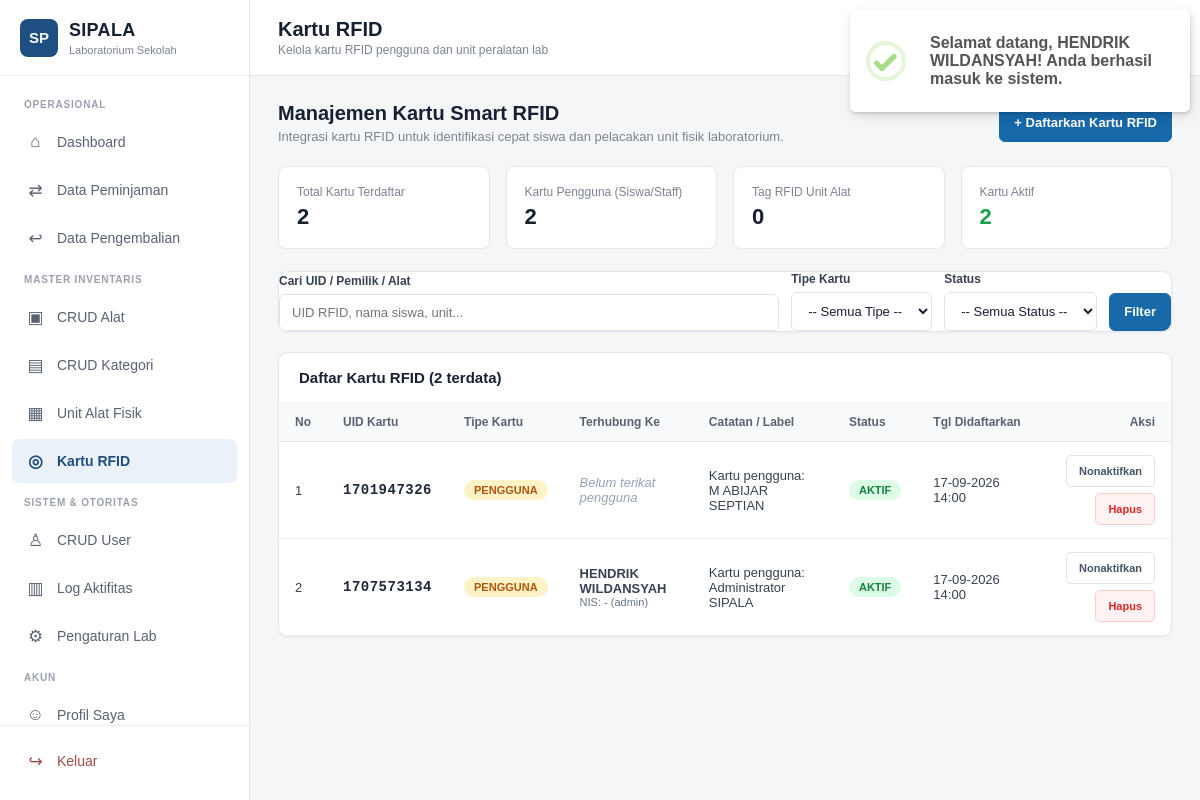
The page /admin/rfid/index.php (signed in) on the database its author committed.
### tables this page shows
CREATE TABLE `rfid_cards` (
  `id` int(10) unsigned NOT NULL AUTO_INCREMENT,
  `user_id` int(10) unsigned DEFAULT NULL,
  `unit_id` int(10) unsigned DEFAULT NULL,
  `uid` varchar(100) NOT NULL,
  `tipe` enum('user','alat') NOT NULL DEFAULT 'user',
  `status` enum('aktif','nonaktif') NOT NULL DEFAULT 'aktif',
  `catatan` varchar(255) DEFAULT NULL,
  `created_at` timestamp NOT NULL DEFAULT current_timestamp(),
  `updated_at` timestamp NOT NULL DEFAULT current_timestamp() ON UPDATE current_timestamp(),
  PRIMARY KEY (`id`),
  UNIQUE KEY `uid` (`uid`),
  KEY `idx_rfid_user` (`user_id`),
  KEY `idx_rfid_unit` (`unit_id`),
  KEY `idx_rfid_status` (`status`),
  CONSTRAINT `fk_rfid_unit` FOREIGN KEY (`unit_id`) REFERENCES `unit_peralatan` (`id`) ON DELETE SET NULL,
  CONSTRAINT `fk_rfid_user` FOREIGN KEY (`user_id`) REFERENCES `users` (`id`) ON DELETE SET NULL
);

CREATE TABLE `users` (
  `id` int(10) unsigned NOT NULL AUTO_INCREMENT,
  `nama` varchar(100) NOT NULL,
  `nis` varchar(32) DEFAULT NULL,
  `username` varchar(50) NOT NULL,
  `password` varchar(255) NOT NULL,
  `role` enum('admin','petugas','peminjam') NOT NULL DEFAULT 'peminjam',
  `kelas` varchar(50) DEFAULT NULL,
  `rfid_uid` varchar(100) DEFAULT NULL,
  `no_hp` varchar(25) DEFAULT NULL,
  `alamat` text DEFAULT NULL,
  `foto` varchar(255) DEFAULT NULL,
  `status` enum('aktif','nonaktif') NOT NULL DEFAULT 'aktif',
  `created_at` timestamp NOT NULL DEFAULT current_timestamp(),
  `updated_at` timestamp NOT NULL DEFAULT current_timestamp() ON UPDATE current_timestamp(),
  PRIMARY KEY (`id`),
  UNIQUE KEY `uq_users_username` (`username`),
  UNIQUE KEY `uq_users_nis` (`nis`),
  UNIQUE KEY `uq_users_rfid` (`rfid_uid`),
  KEY `idx_users_role_status` (`role`,`status`),
  KEY `idx_users_nama` (`nama`)
);

### includes/functions.php (called while the page is built, shortened)
<?php
if (!function_exists('e')) {
    function e(mixed $v): string {
        return htmlspecialchars((string)($v ?? ''), ENT_QUOTES, 'UTF-8');
    }
}

### admin/rfid/index.php (the view, shortened to what this page needs)
<?php
require_once __DIR__ . '/../includes/admin.php';
$search = trim((string)($_GET['q'] ?? ''));
$sql = "
    SELECT r.*,
           u.nama AS nama_user, u.nis, u.role AS role_user,
           eq.kode_unit, p.nama_barang
    FROM rfid_cards r
    LEFT JOIN users u ON u.id = r.user_id
    LEFT JOIN unit_peralatan eq ON eq.id = r.unit_id
    LEFT JOIN peralatan p ON p.id = eq.peralatan_id
    WHERE 1=1
";
$params = [];
$sql .= " ORDER BY r.id DESC";
$stmt = $pdo->prepare($sql);
$stmt->execute($params);
$cards = $stmt->fetchAll();
$totalCards = (int)$pdo->query("SELECT COUNT(*) FROM rfid_cards")->fetchColumn();
$userCards = (int)$pdo->query("SELECT COUNT(*) FROM rfid_cards WHERE tipe = 'user'")->fetchColumn();
$unitCards = (int)$pdo->query("SELECT COUNT(*) FROM rfid_cards WHERE tipe = 'alat'")->fetchColumn();
$activeCards = (int)$pdo->query("SELECT COUNT(*) FROM rfid_cards WHERE status = 'aktif'")->fetchColumn();
?>
<div class="head">
    <div>
        <h2>Manajemen Kartu Smart RFID</h2>
        <p>Integrasi kartu RFID untuk identifikasi cepat siswa dan pelacakan unit fisik laboratorium.</p>
    </div>
    <button type="button" class="btn btn-primary" onclick="openRegisterRfidModal()">+ Daftarkan Kartu RFID</button>
</div>
<div class="stats">
    <div class="stat"><small>Total Kartu Terdaftar</small><strong><?= $totalCards ?></strong></div>
    <div class="stat"><small>Kartu Pengguna (Siswa/Staff)</small><strong><?= $userCards ?></strong></div>
    <div class="stat"><small>Tag RFID Unit Alat</small><strong><?= $unitCards ?></strong></div>
    <div class="stat"><small>Kartu Aktif</small><strong style="color:#16a34a;"><?= $activeCards ?></strong></div>
</div>
<div class="panel" style="margin-bottom:20px;">
    <form method="GET" action="index.php" style="display:flex;gap:12px;flex-wrap:wrap;align-items:flex-end;">
        <div class="field" style="flex:1;min-width:200px;">
            <label>Cari UID / Pemilik / Alat</label>
            <input type="text" name="q" placeholder="UID RFID, nama siswa, unit..." value="<?= e($search) ?>">
        </div>
        <div class="field" style="min-width:140px;">
            <label>Tipe Kartu</label>
            <select name="tipe">
                <option value="">-- Semua Tipe --</option>
            </select>
        </div>
        <div class="field" style="min-width:140px;">
            <label>Status</label>
            <select name="status">
                <option value="">-- Semua Status --</option>
            </select>
        </div>
        <div style="display:flex;gap:6px;">
            <button type="submit" class="btn btn-primary" style="height:38px;">Filter</button>
        </div>
    </form>
</div>
<div class="panel">
    <div class="panel-title">Daftar Kartu RFID (<?= count($cards) ?> terdata)</div>
    <div class="table-wrap">
        <table>
            <thead>
                <tr>
                    <th style="width:40px;">No</th>
                    <th>UID Kartu</th>
                    <th>Tipe Kartu</th>
                    <th>Terhubung Ke</th>
                    <th>Catatan / Label</th>
                    <th>Status</th>
                    <th>Tgl Didaftarkan</th>
                    <th style="text-align:right;">Aksi</th>
                </tr>
            </thead>
            <tbody>
                <?php if (!$cards): ?>
                    <tr>
                        <td colspan="8"><div class="empty">Belum ada kartu RFID yang terdaftar.</div></td>
                    </tr>
                <?php else: ?>
                    <?php foreach ($cards as $i => $c): ?>
                        <tr>
                            <td><?= $i + 1 ?></td>
                            <td>
                                <strong style="font-family:monospace;font-size:14px;letter-spacing:0.5px;color:#1e293b;"><?= e($c['uid']) ?></strong>
                            </td>
                            <td>
                                <span class="badge <?= $c['tipe'] === 'user' ? 'peminjam' : 'admin' ?>">
                                    <?= $c['tipe'] === 'user' ? 'Pengguna' : 'Unit Alat' ?>
                                </span>
                            </td>
                            <td>
                                <?php if ($c['tipe'] === 'user'): ?>
                                    <?php if ($c['nama_user']): ?>
                                        <strong><?= e($c['nama_user']) ?></strong>
                                        <div style="font-size:11px;color:#64748b;">NIS: <?= e($c['nis'] ?: '-') ?> (<?= e($c['role_user']) ?>)</div>
                                    <?php else: ?>
                                        <span style="color:#94a3b8;font-style:italic;">Belum terikat pengguna</span>
                                    <?php endif; ?>
                                <?php endif; ?>
                            </td>
                            <td><?= e($c['catatan'] ?: '-') ?></td>
                            <td>
                                <span class="badge <?= $c['status'] === 'aktif' ? 'aktif' : 'nonaktif' ?>">
                                    <?= e($c['status']) ?>
                                </span>
                            </td>
                            <td><?= e(date('d-m-Y H:i', strtotime($c['created_at']))) ?></td>
                            <td style="text-align:right;">
                                <div class="actions" style="justify-content:flex-end;">
                                    <form method="POST" action="index.php" style="display:inline;">
                                        <button type="submit" class="btn btn-sm" style="font-size:11px;">
                                            <?= $c['status'] === 'aktif' ? 'Nonaktifkan' : 'Aktifkan' ?>
                                        </button>
                                    </form>
                                    <form method="POST" action="index.php" style="display:inline;" onsubmit="return confirm('Hapus kartu RFID <?= e($c['uid']) ?>?');">
                                        <button type="submit" class="btn btn-sm btn-danger" style="font-size:11px;">Hapus</button>
                                    </form>
                                </div>
                            </td>
                        </tr>
                    <?php endforeach; ?>
                <?php endif; ?>
            </tbody>
        </table>
    </div>
</div>

### admin/includes/admin.php (style rules this page uses)
* { box-sizing: border-box; margin: 0; padding: 0; }
body { font-family: Arial, Helvetica, sans-serif; background: #f4f6f8; color: #1f2937; overflow-x: hidden; }
.head { display: flex; align-items: center; justify-content: space-between; margin-bottom: 22px; gap: 16px; flex-wrap: wrap; }
.head h2 { margin: 0; font-size: 20px; color: #172033; font-weight: 700; }
.head p { margin: 4px 0 0; font-size: 13px; color: #7b8492; }
.panel { background: #ffffff; border-radius: 10px; border: 1px solid #e3e7eb; box-shadow: 0 1px 3px rgba(0,0,0,0.04); overflow: hidden; margin-bottom: 22px; }
.panel-title { padding: 16px 20px; font-size: 15px; font-weight: 600; color: #172033; border-bottom: 1px solid #edf0f2; display: flex; align-items: center; justify-content: space-between; flex-wrap: wrap; gap: 10px; }
.table-wrap { overflow-x: auto; -webkit-overflow-scrolling: touch; width: 100%; }
table { width: 100%; min-width: 600px; border-collapse: collapse; font-size: 13px; text-align: left; }
th { background: #f8fafc; color: #596273; font-weight: 600; padding: 12px 16px; border-bottom: 1px solid #e5e7eb; font-size: 12px; white-space: nowrap; }
td { padding: 13px 16px; border-bottom: 1px solid #edf0f2; color: #374151; vertical-align: middle; }
.btn { display: inline-flex; align-items: center; justify-content: center; gap: 6px; padding: 8px 14px; border-radius: 6px; font-size: 13px; font-weight: 600; cursor: pointer; border: 1px solid #dfe3e8; background: #ffffff; color: #475569; transition: all 0.15s ease; text-decoration: none; line-height: 1.3; min-height: 38px; }
.btn-sm { padding: 6px 12px; font-size: 12px; border-radius: 5px; min-height: 32px; }
.btn-primary { background: #1769AA; color: #ffffff; border-color: #1769AA; }
.btn-danger { background: #fef2f2; color: #dc2626; border-color: #fecaca; }
.actions { display: flex; align-items: center; gap: 6px; flex-wrap: wrap; }
.badge { display: inline-flex; align-items: center; padding: 4px 10px; border-radius: 20px; font-size: 11px; font-weight: 700; text-transform: uppercase; white-space: nowrap; }
.badge.aktif { background: #dcfce7; color: #15803d; }
.badge.peminjam { background: #fef3c7; color: #b45309; }
.field { display: flex; flex-direction: column; gap: 6px; }
.field label { font-size: 12px; font-weight: 600; color: #374151; }
.field input, .field select, .field textarea { padding: 10px 12px; border: 1px solid #dfe3e8; border-radius: 6px; font-size: 13px; color: #172033; outline: none; background: #ffffff; font-family: inherit; }
.actions { display: flex; gap: 6px; align-items: center; }
.stats { display: grid; grid-template-columns: repeat(auto-fit, minmax(180px, 1fr)); gap: 16px; margin-bottom: 22px; }
.stat { background: #ffffff; padding: 18px; border-radius: 8px; border: 1px solid #e3e7eb; }
.stat small { display: block; font-size: 12px; color: #7b8492; margin-bottom: 5px; }
.stat strong { font-size: 22px; color: #172033; font-weight: 700; }

### rows shown on the page
rfid_cards: uid "1701947326", tipe "PENGGUNA", catatan "Kartu pengguna: M ABIJAR SEPTIAN", status "AKTIF", created_at "17-09-2026 14:00", shows "Nonaktifkan"
rfid_cards: uid "1707573134", tipe "PENGGUNA", user.nama "HENDRIK WILDANSYAH", user.nis "-", user.role "admin", catatan "Kartu pengguna: Administrator SIPALA", status "AKTIF", created_at "17-09-2026 14:00", shows "Nonaktifkan"

### other values the page prints
$title "Kartu RFID"
$subtitle "Kelola kartu RFID pengguna dan unit peralatan lab"
$totalCards "2"
$userCards "2"
$unitCards "0"
$activeCards "2"
count($cards) "2"
